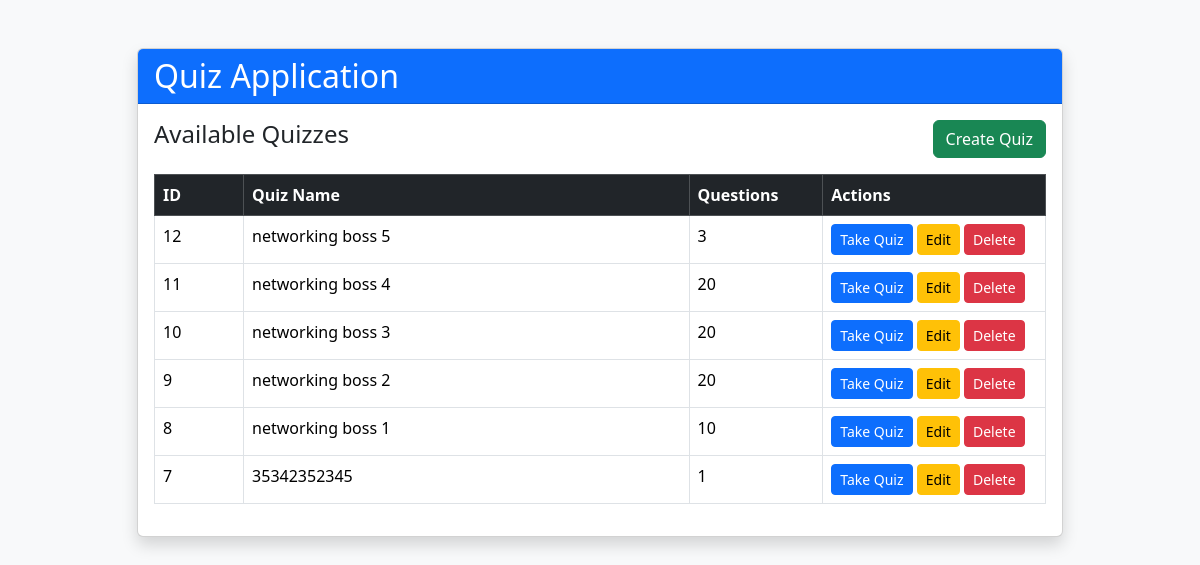
The app's page /app/index_copy.php with its own data.
### tables this page shows
CREATE TABLE `quizzes` (
  `id` int(11) NOT NULL,
  `quiz_name` varchar(255) NOT NULL,
  `created_at` timestamp NOT NULL DEFAULT current_timestamp()
);

### app/config.php (called while the page is built, shortened)
<?php
function e($text)
{
    return htmlspecialchars($text, ENT_QUOTES, 'UTF-8');
}
?>

### app/index_copy.php (the view, shortened to what this page needs)
<?php
include("config.php");
$sql = "SELECT
quizzes.id,
quizzes.quiz_name,
COUNT(questions.id) AS total_questions
FROM quizzes
LEFT JOIN questions
ON quizzes.id = questions.quiz_id
GROUP BY quizzes.id
ORDER BY quizzes.id DESC";
$result = mysqli_query($conn, $sql);
?>
<!DOCTYPE html>
<html>
<head>
<link href="https://cdn.jsdelivr.net/npm/bootstrap@5.3.3/dist/css/bootstrap.min.css" rel="stylesheet">
</head>
<body class="bg-light">
<div class="container mt-5">
<div class="row justify-content-center">
<div class="col-lg-10">
<div class="card shadow">
<div class="card-header bg-primary text-white">
<h2 class="mb-0">Quiz Application</h2>
</div>
<div class="card-body">
<div class="d-flex justify-content-between mb-3">
<h4>Available Quizzes</h4>
<a href="create.php" class="btn btn-success">
Create Quiz
</a>
</div>
<?php
if(mysqli_num_rows($result)==0)
{
?>
<div class="alert alert-warning">
No quizzes have been created.
</div>
<?php
}
else
{
?>
<table class="table table-bordered table-hover">
<thead class="table-dark">
<tr>
<th width="10%">ID</th>
<th>Quiz Name</th>
<th width="15%">Questions</th>
<th width="25%">Actions</th>
</tr>
</thead>
<tbody>
<?php
while($quiz=mysqli_fetch_assoc($result))
{
?>
<tr>
<td>
<?php echo $quiz['id']; ?>
</td>
<td>
<?php echo e($quiz['quiz_name']); ?>
</td>
<td>
<?php echo $quiz['total_questions']; ?>
</td>
<td>
<a
href="take.php?quiz=<?php echo $quiz['id']; ?>"
class="btn btn-primary btn-sm">
Take Quiz
</a>
<a
href="update.php?id=<?php echo $quiz['id']; ?>"
class="btn btn-warning btn-sm">
Edit
</a>
<a
href="index.php?delete=<?php echo $quiz['id']; ?>"
class="btn btn-danger btn-sm"
onclick="return confirm('Delete this quiz?')">
Delete
</a>
</td>
</tr>
<?php
}
?>
</tbody>
</table>
<?php
}
?>
</div>
</div>
</div>
</div>
</div>
</body>
</html>

### records on screen
quizzes: id "12", quiz_name "networking boss 5", total_questions "3"
quizzes: id "11", quiz_name "networking boss 4", total_questions "20"
quizzes: id "10", quiz_name "networking boss 3", total_questions "20"
quizzes: id "9", quiz_name "networking boss 2", total_questions "20"
quizzes: id "8", quiz_name "networking boss 1", total_questions "10"
quizzes: id "7", quiz_name "35342352345", total_questions "1"
